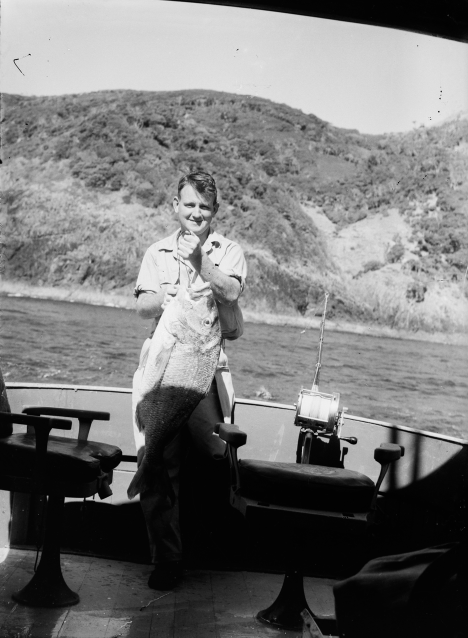
#> input picture app/src/androidTest/assets/catch_hero_adaptive_v1_1/source_photos/auckland_portrait_caught_fish_original.jpg, 936 x 1275 px (shown at 1/2 size)
$ python build_normal_home_runtime_evidence.py --reference ../app/src/androidTest/assets/catch_hero_adaptive_v1_1/source_photos/auckland_portrait_caught_fish_original.jpg --runtime ../app/src/androidTest/assets/catch_hero_adaptive_v1_1/source_photos/gambia_rod_caught_original.jpg --out-dir out
#> lines starting #> are read from the running program, lines starting #| are printed output that depends on the picture
#!/usr/bin/env python3
from __future__ import annotations

import argparse
import json
from pathlib import Path
from PIL import Image, ImageChops, ImageDraw, ImageFilter, ImageStat

def active_surface(image: Image.Image) -> Image.Image:
    rgb = image.convert("RGB")
    pixels = rgb.load()
    xs, ys = [], []
    step = max(1, min(rgb.width, rgb.height) // 320)
    for y in range(0, rgb.height, step):
        for x in range(0, rgb.width, step):
            r, g, b = pixels[x, y]
            if max(r, g, b) > 12:
                xs.append(x)
                ys.append(y)
    if not xs:
        raise SystemExit("NORMAL_HOME_ACTIVE_SURFACE_EMPTY")
    left, top = max(0, min(xs) - step), max(0, min(ys) - step)
    right, bottom = min(rgb.width, max(xs) + step + 1), min(rgb.height, max(ys) + step + 1)
    if rgb.width >= 2 * right - 12 and rgb.height >= 2 * bottom - 12:
        left, top, right, bottom = 0, 0, rgb.width // 2, rgb.height // 2
    surface = rgb.crop((left, top, right, bottom))
    if surface.width < 200 or surface.height < 350:
        raise SystemExit(f"NORMAL_HOME_ACTIVE_SURFACE_INVALID:{surface.size}")
    return surface

def edge_density(image: Image.Image) -> float:
    gray = image.convert("L").filter(ImageFilter.FIND_EDGES)
    hist = gray.histogram()
    total = max(1, gray.width * gray.height)
    return sum(hist[96:]) / total

def crop_norm(image: Image.Image, box):
    x, y, w, h = box
    return image.crop((
        int(image.width * x), int(image.height * y),
        int(image.width * (x + w)), int(image.height * (y + h)),
    ))

parser = argparse.ArgumentParser()
parser.add_argument("--reference", required=True)
parser.add_argument("--runtime", required=True)
parser.add_argument("--out-dir", required=True)
parser.add_argument("--build-sha", default="unknown")
args = parser.parse_args()
out = Path(args.out_dir)
out.mkdir(parents=True, exist_ok=True)
reference = Image.open(args.reference).convert("RGB")
#> reference is the input picture: PIL image 936x1275 RGB; min 0, max 249, mean 119.1
runtime_raw = Image.open(args.runtime).convert("RGB")
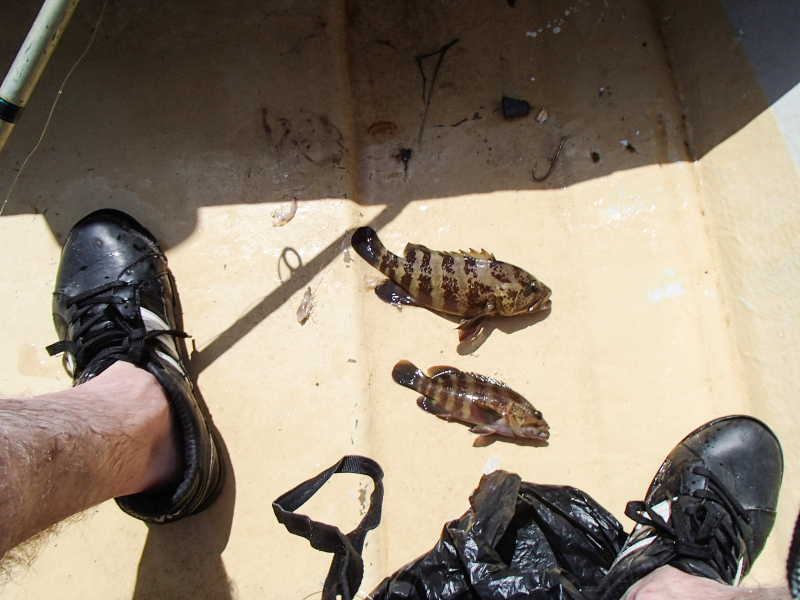
#> input picture app/src/androidTest/assets/catch_hero_adaptive_v1_1/source_photos/gambia_rod_caught_original.jpg, 1600 x 1200 px (shown at 1/2 size)
#> runtime_raw is the input picture: PIL image 1600x1200 RGB; mean R, G, B 143.4, 130.4, 113.6
runtime_surface = active_surface(runtime_raw)
#> after the loop in active_surface, `for y in range(0, rgb.height, step):`: xs = 210927 items
#> in active_surface, `left, top = max(0, min(xs) - step), max(0, min(ys) - step)`: left = 0
#> in active_surface, `right, bottom = min(rgb.width, max(xs) + step + 1), min(rgb.height, ma..`: right = 1600; bottom = 1200
runtime = runtime_surface.resize(reference.size, Image.Resampling.LANCZOS)
runtime.save(out / "runtime_normalized.png")

regions = {
    "header": (0.04, 0.02, 0.92, 0.15),
    "hero": (0.07, 0.15, 0.86, 0.50),
    "stats": (0.08, 0.63, 0.84, 0.13),
    "capture": (0.18, 0.75, 0.64, 0.23),
}
metrics = {}
for name, box in regions.items():
    ref_roi = crop_norm(reference, box)
    run_roi = crop_norm(runtime, box)
    ref_luma = ImageStat.Stat(ref_roi.convert("L")).mean[0]
    run_luma = ImageStat.Stat(run_roi.convert("L")).mean[0]
    ref_edge = edge_density(ref_roi)
    run_edge = edge_density(run_roi)
    metrics[name] = {
        "luma_delta": round(abs(ref_luma - run_luma), 4),
        "edge_density_delta": round(abs(ref_edge - run_edge), 6),
        "runtime_edge_density": round(run_edge, 6),
    }
#> this loop made 4 passes
#> (ref_luma, run_luma, ref_edge, run_edge) on passes 1 to 4: (197, 45.48, 0.0138, 0.0019), (153.8, 145.5, 0.0211, 0.0212), (88.47, 183.5, 0.0416, 0.0321), (21.89, 131.1, 0.0059, 0.0506)
#> pass 1, `run_roi = crop_norm(runtime, box)`:
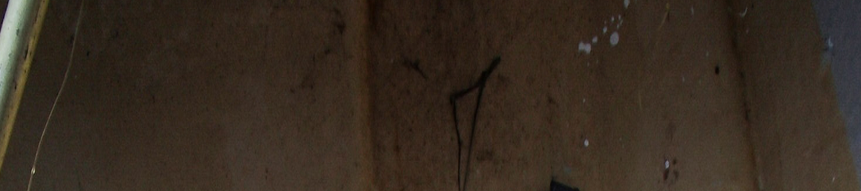
#> run_roi: PIL image 861x191 RGB; mean R, G, B 54.7, 43.3, 32.4
#> pass 1, in edge_density (call 2), `gray = image.convert("L").filter(ImageFilter.FIND_EDGES)`:
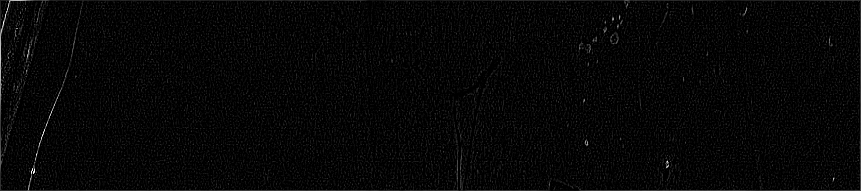
#> gray: PIL image 861x191 L; min 0, max 255, mean 6.5
#> after the loop:
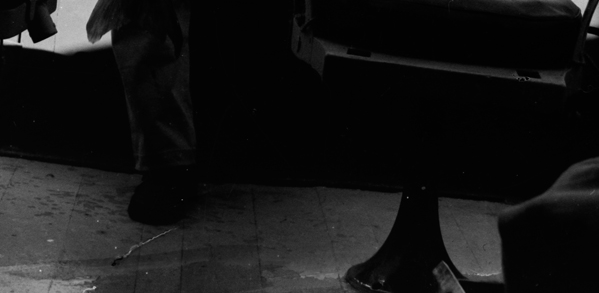
#> ref_roi: PIL image 599x293 RGB; min 0, max 216, mean 21.9
#> after the loop:
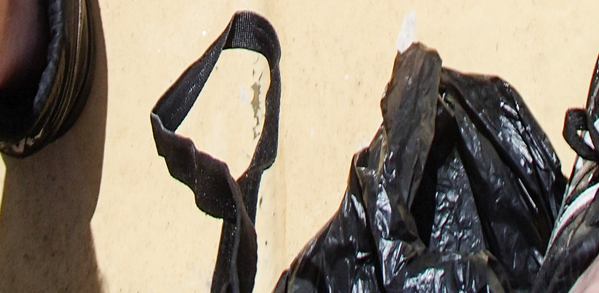
#> run_roi: PIL image 599x293 RGB; mean R, G, B 140.3, 129.7, 114.4
#> after the loop, metrics = 4 items

low_ref = reference.resize((54, 96), Image.Resampling.LANCZOS).convert("L")
low_run = runtime.resize((54, 96), Image.Resampling.LANCZOS).convert("L")
low_frequency_mae = ImageStat.Stat(ImageChops.difference(low_ref, low_run)).mean[0]
#> low_frequency_mae = 97.61
hero_present = metrics["hero"]["runtime_edge_density"] > 0.025
#> hero_present = False
structure_ok = all(value["edge_density_delta"] <= 0.20 for value in metrics.values())
#> structure_ok = True
brightness_ok = metrics["header"]["luma_delta"] <= 90 and metrics["capture"]["luma_delta"] <= 90
#> brightness_ok = False
status = "PASS" if hero_present and structure_ok and brightness_ok and low_frequency_mae <= 95 else "FAIL"
#> status = 'FAIL'
report = {
    "status": status,
    "build_sha": args.build_sha,
    "authority": str(args.reference),
    "runtime_raw_size": list(runtime_raw.size),
    "runtime_surface_size": list(runtime_surface.size),
    "normalized_size": list(runtime.size),
    "low_frequency_mae": round(low_frequency_mae, 4),
    "metrics": metrics,
    "thresholds": {
        "edge_density_delta_max": 0.20,
        "header_capture_luma_delta_max": 90,
        "low_frequency_mae_max": 95,
        "hero_runtime_edge_density_min": 0.025,
    },
}
(out / "visual_parity_report.json").write_text(
    json.dumps(report, ensure_ascii=False, indent=2), encoding="utf-8"
)

side = Image.new("RGB", (reference.width * 2, reference.height), "white")
#> side: PIL image 1872x1275 RGB; every value is 255
side.paste(reference, (0, 0))
side.paste(runtime, (reference.width, 0))
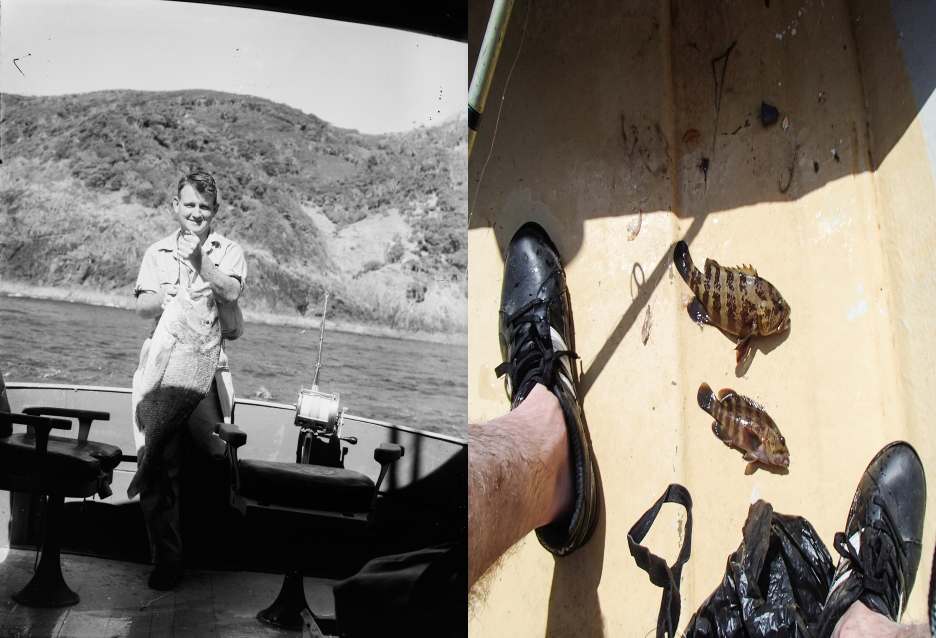
#> side: PIL image 1872x1275 RGB (shown at 1/2 size); mean R, G, B 131.2, 124.7, 116.3
draw = ImageDraw.Draw(side)
draw.text((16, 16), "Frozen normal_home_v1", fill="black")
draw.text((reference.width + 16, 16), "Runtime", fill="black")
side.save(out / "frozen_runtime_side_by_side.png")
Image.blend(reference, runtime, 0.5).save(out / "frozen_runtime_blend.png")
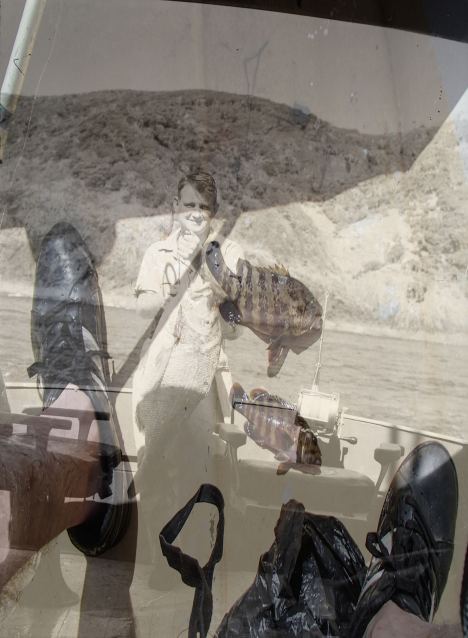
#> saved as frozen_runtime_blend.png: PIL image 936x1275 RGB (shown at 1/2 size); mean R, G, B 131, 124.5, 116.1
print("NORMAL_HOME_VISUAL_PARITY", json.dumps(report, ensure_ascii=False))
#> (printed output is left out)
if status != "PASS":
#> (the run stopped early here; a loop or call above may not have finished)
